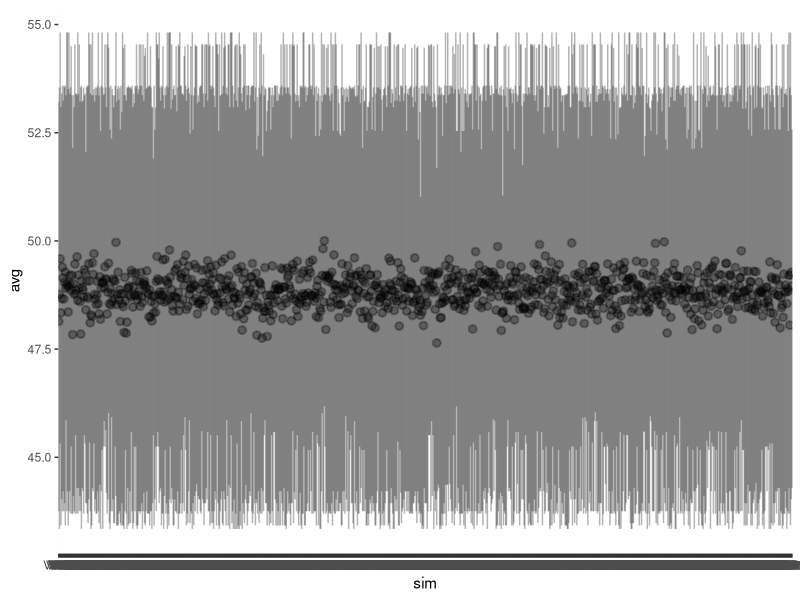

R code for this plot:
## ---- chunk 1
knitr::opts_chunk$set(echo = TRUE)
## ---- chunk 2
library(dplyr)
library(purrr)
library(tidyr)
library(stringr)
library(ggplot2)
## ---- chunk 3
boot_samp <- function(vec){
  
  one_boot <- sample(vec,
                     size = length(vec),
                     replace = TRUE)
  
  return(one_boot)
  
}
## ---- chunk 4
  # set seed
set.seed(123)
  # Create a test vector
vec <-rnorm(32, mean = 10, sd = 2)

  # Run the function
boot_samp(vec)
## ---- chunk 5
# Write a function that, given a vector, some # of bootstraps (r = 1000), and a sample statistic function (mean)
boot_means_fun <- function(vec, r = 1000, fun = mean){

boot_means <- replicate(r,
                        boot_samp(vec) %>%
                        mean())
# returns r # of means
return(boot_means)
   
}
## ---- chunk 6
# (using same vec from previously)
boot_means_fun(vec = vec, r = 10)
## ---- chunk 7
mean(vec)
## ---- chunk 8
new_fun <- function(vec, r = 1000, fun = mean){
  
  # returns the original value of the statistic as applied to the vector, 
  true_mean <- mean(vec)
  
  # the mean of the statistic generated by the bootstrapped reps, 
  boot_samps <- replicate(r,
                          boot_samp(vec) %>%
                            mean())
  
  boot_mean <- mean(boot_samps)
  
  # the upper and lower 95% CI of the bootstrapped statistic (e.g., the 0.025 and 0.975 quantile)
  
  upper_quant <- quantile(boot_mean, probs = 0.975)
  lower_quant <- quantile(boot_mean, probs = 0.025)
  
  # and the bias (i.e., the original value of the statistic - the mean of the bootstrapped statistic).
  
  bias <- (true_mean - boot_mean)
  
  # Return everything in a df
  out <- data.frame(true_mean = true_mean,
                    boot_mean = boot_mean,
                    lower_quant = lower_quant,
                    upper_quant = upper_quant,
                    bias = bias)
  
  return(out)
}
## ---- chunk 9
new_fun(vec, r= 10, fun = mean)
## ---- chunk 10
getwd()
pres <- read.csv("../data/week_4/president_polls.csv")
## ---- chunk 11
head(pres)
## ---- chunk 12
library(lubridate)  
## ---- chunk 13
pres$start_date <- as.character(pres$start_date)
## ---- chunk 14
pres$start_date <- as.Date(pres$start_date, format = "%m/%d/%y")
## ---- chunk 15
pres_new <- pres[pres$start_date >= "2020-09-29" & pres$start_date <= "2020-10-05",]
## ---- chunk 16
unique(pres_new$start_date)
## ---- chunk 17
pres_new <- pres_new %>%
 filter(candidate_name == 'Joseph R. Biden Jr.' |
          candidate_name =='Donald Trump')
## ---- chunk 18
unique(pres_new$candidate_name)
## ---- chunk 19
# set seed
set.seed(123)

boot_cands <- pres_new %>%

  # group_by the candidate name  
group_by(candidate_name) %>%
  
  # filter by state = "" ??
  filter(state == "") %>%

  # summarize
  summarize(boot_pcts = replicate(100,
                                # bootstrap draws
                                sample(pres_new$pct,
                             size = length(pres_new),
                             replace = TRUE)) %>%
            mean())


# view it
boot_cands
## ---- chunk 20
pres_wide <- pres_new %>%
  pivot_wider(names_from = candidate_name,
              values_from = pct)

pres_wide
## ---- chunk 21
pres_test <- pres_new %>%
  dplyr::mutate(unique_id = paste(question_id, poll_id, state, sep = "_"))
## ---- chunk 22
# now using pres_test
pres_test <- pres_test %>%
  select(unique_id, state, answer, pct)
## ---- chunk 23
pres_test_wide2 <- pres_test %>%
  pivot_wider(names_from = answer,
              values_from = pct)
## ---- chunk 24
pres_test_wide2<- pres_test_wide2 %>%
  group_by(unique_id) %>%
  mutate(diff = abs(Biden - Trump)) %>%
  filter(!is.na(diff))
# This gives us the difference between each candidate by unique id
## ---- chunk 25
pres_test_wide3 <- pres_test_wide2 %>%
  # group by state polls
  group_by(state) %>%
  # get average difference of state polls
  mutate(avg_diff = mean(diff))
## ---- chunk 26
final_answer <- pres_test_wide3 %>%
  select(state, avg_diff)

unique(final_answer)
## ---- chunk 27
biden_national <- pres_test_wide3 %>%
              filter(state == "") %>%
               mutate(biden_national_mean = mean(Biden),
                      biden_national_sd= sd(Biden))
## ---- chunk 28
mean <- unique(biden_national$biden_national_mean)
## ---- chunk 29
sd <- unique(biden_national$biden_national_sd)
## ---- chunk 30
# Create the population, sample size of 50, mean and sd from previous question
pop <- rnorm(n = 50, mean = mean, sd = sd)

# Simulate 1000 draws:
biden_pop_draws <- replicate(1000, #1000 draws from...
          sample(pop, # the population
                 size = length(pop), # sample size the size of the population
                 replace = TRUE))
## ---- chunk 31
#biden_pop_draws
## ---- chunk 32
biden_pop_draws_df <- as.data.frame(biden_pop_draws)
## ---- chunk 33
biden_pop_draws_long <- biden_pop_draws_df %>%
  pivot_longer(cols = everything(),
               names_to = "sim",
               values_to = "percentage")

biden_pop_draws_long

## ---- chunk 34
biden_boot_stats <- biden_pop_draws_long %>%
  # group by sim 
  group_by(sim) %>%
  # mutate it to get mean of each sim # 
  summarize(avg = mean(percentage),
         # get CIs
         ci_upper = quantile(percentage, probs = 0.975),
         ci_lower = quantile(percentage, probs = 0.025))

biden_boot_stats
## ---- chunk 35
ggplot(data = biden_boot_stats,
       mapping = aes(x = sim,
                     y = avg,
                     ymin = ci_lower,
                     ymax = ci_upper)) +
  geom_pointrange(alpha = 0.3)
